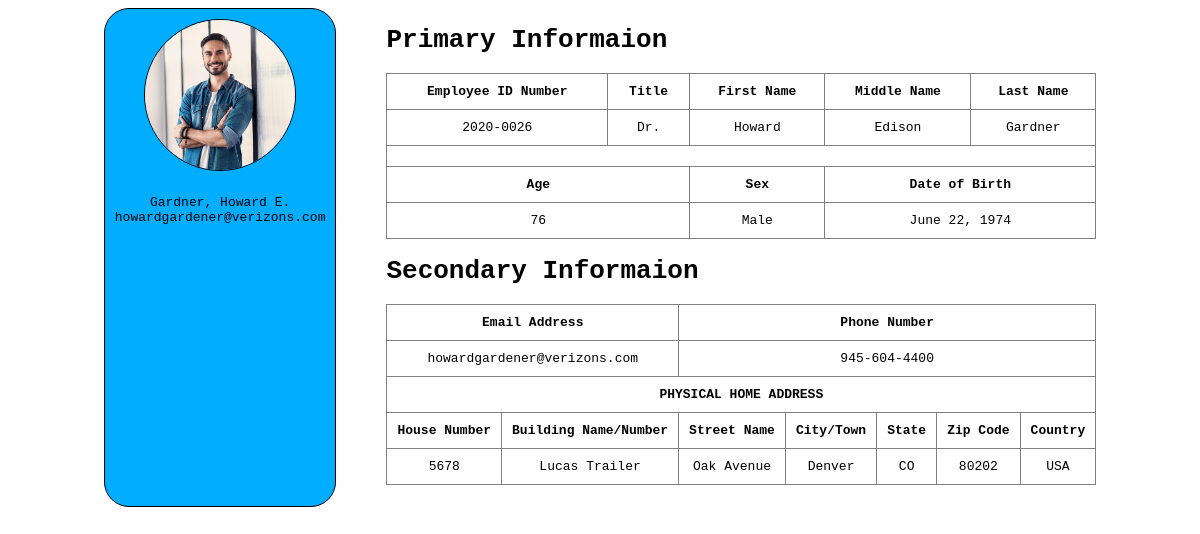
The page /information.php?ID=2 on the database its author committed.
### tables this page shows
CREATE TABLE `information` (
  `id` int(11) NOT NULL,
  `employee_id` varchar(50) NOT NULL,
  `picture` varchar(100) NOT NULL,
  `title` varchar(100) NOT NULL,
  `fname` varchar(100) NOT NULL,
  `mname` varchar(100) NOT NULL,
  `lname` varchar(100) NOT NULL,
  `age` int(11) NOT NULL,
  `sex` varchar(50) NOT NULL,
  `dob` varchar(100) NOT NULL,
  `email_address` varchar(100) NOT NULL,
  `phone_number` varchar(50) NOT NULL,
  `house_number` varchar(50) NOT NULL,
  `building_name` varchar(100) NOT NULL,
  `street_name` varchar(100) NOT NULL,
  `city_town` varchar(100) NOT NULL,
  `state` varchar(100) NOT NULL,
  `zip_code` varchar(50) NOT NULL,
  `country` varchar(100) NOT NULL
);

### information.php (the view, shortened to what this page needs)
<?php
    include 'connect.php';
    $id = $_GET['ID'];
    $query = mysqli_query($con, "SELECT * FROM information where id='$id'");
    while ($row = mysqli_fetch_assoc($query)){
        $middleInitial = $row['mname'];
        $index = 0;
?>
<!DOCTYPE html>
<html lang="en">
<head>
</head>
<body>
    <div class="container">
        <div class="left">
            <div class="box">
                <div class="top"><img src="images/<?php echo $row['picture']; ?>.png"></div>
                <div class="bottom">
                    <p>
                        <?php echo $row['lname']. ", ";?>
                        <?php echo $row['fname']. " ";?>
                        <?php
                            if (isset($middleInitial[$index])){
                                echo ucfirst($middleInitial[$index]). ".";
                            }
                        ?>
                    </p>
                    <p><?php echo $row['email_address'];?></p>
                </div>
            </div>
        </div>
        <div class="right">
            <h1>Primary Informaion</h1>
            <table border=1>
                <tr>
                    <th>Employee ID Number</th>
                    <th>Title</th>
                    <th>First Name</th>
                    <th>Middle Name</th>
                    <th>Last Name</th>
                </tr>
                    <tr>
                        <td><?php echo $row['employee_id']; ?></td>
                        <td><?php echo $row['title']; ?></td>
                        <td><?php echo $row['fname']; ?></td>
                        <td><?php echo $row['mname']; ?></td>
                        <td><?php echo $row['lname']; ?></td>
                    </tr>
                <tr>
                    <td colspan="5"></td>
                </tr>
                <tr>
                    <th colspan="2">Age</th>
                    <th colspan="1">Sex</th>
                    <th colspan="2">Date of Birth</th>
                </tr>
                    <tr>
                        <td colspan="2"><?php echo $row['age']; ?></td>
                        <td colspan="1"><?php echo $row['sex']; ?></td>
                        <td colspan="2"><?php echo $row['dob']; ?></td>
                    </tr>
            </table>
            <h1>Secondary Informaion</h1>
            <table border=1>
                <tr>
                    <th colspan="2">Email Address</th>
                    <th colspan="5">Phone Number</th>
                </tr>
                    <tr>
                        <td colspan="2"><?php echo $row['email_address']; ?></td>
                        <td colspan="5"><?php echo $row['phone_number']; ?></td>
                    </tr>
                <tr><th colspan="7">PHYSICAL HOME ADDRESS</th></tr>
                <tr>
                    <th>House Number</th>
                    <th>Building Name/Number</th>
                    <th>Street Name</th>
                    <th>City/Town</th>
                    <th>State</th>
                    <th>Zip Code</th>
                    <th>Country</th>
                </tr>
                    <tr>
                        <td><?php echo $row['house_number']; ?></td>
                        <td><?php echo $row['building_name']; ?></td>
                        <td><?php echo $row['street_name']; ?></td>
                        <td><?php echo $row['city_town']; ?></td>
                        <td><?php echo $row['state']; ?></td>
                        <td><?php echo $row['zip_code']; ?></td>
                        <td><?php echo $row['country']; ?></td>
                    </tr>
                <?php
                    }
                ?>
            </table>
        </div>
    </div>
</body>
</html>

### information.php (style rules this page uses)
* { font-family: monospace; }
table { border-collapse: collapse; width: 100%; }
table * { text-align: center; padding: 10px; }
.box { background: #00adff; height: 100%; padding: 10px; border: 1px solid #000; border-radius: 25px; display: flex; justify-items: center; flex-direction: column; align-items: center; gap: 20px; }
.left p { margin: 0; text-align: center; }
img { width: 150px; border-radius: 50%; border: 1px solid #000; }
.container { display: flex; justify-content: center; width: 100%; height: 100%; gap: 50px; }

### rows shown on the page
information: lname "Gardner", fname "Howard", mname "E", email_address "howardgardener@verizons.com", employee "2020-0026", title "Dr.", mname "Edison", age "76", sex "Male", dob "June 22, 1974", phone_number "945-604-4400", house_number "5678", building_name "Lucas Trailer", street_name "Oak Avenue", city_town "Denver", state "CO", zip_code "80202", country "USA"
